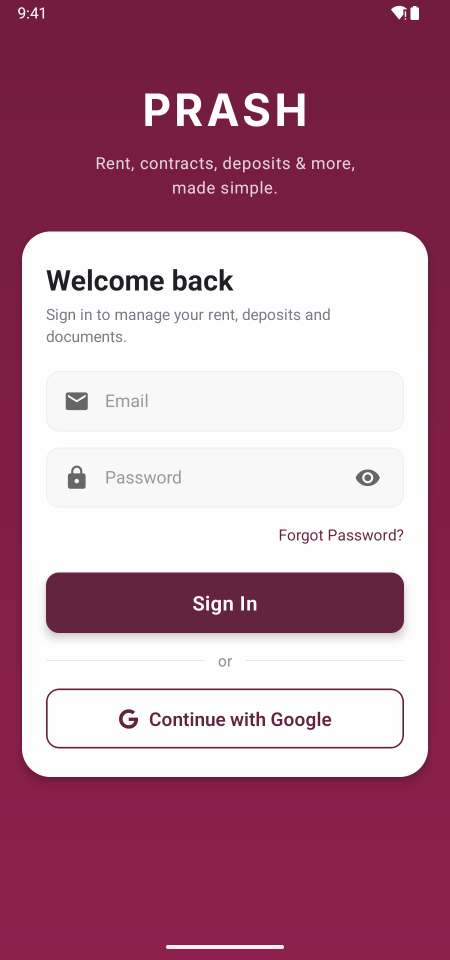
#> input picture store-assets/screenshots-raw/01-login.png, 900 x 1920 px (shown at 1/2 size); its folder holds only this picture in this run
$ python compose.py
#> lines starting #> are read from the running program, lines starting #| are printed output that depends on the picture
# Builds store screenshots: raw app screen in a phone frame on a fixed brand gradient, a headline with a highlighted
# phrase.
# Usage: python3 compose.py   (reads screenshots-raw/*.png, writes screenshots/play, appstore-6.9, appstore-6.5)
import os, glob
from PIL import Image, ImageDraw, ImageFont, ImageFilter
HERE = os.path.dirname(os.path.abspath(__file__))
FONT = "/Users/dhruv/Documents/Projects/PRASH/PRASH/prash/android/app/src/main/assets/fonts/Inter-%s.ttf"
HI = (255, 196, 214)  # highlight colour (soft pink) on the dark gradient
# key: headline parts [(text, highlighted)]
COPY = {
 "01-login": ([("Sign in ", 0), ("your way", 1)]),
 "02-home": ([("Everything you owe, ", 0), ("at a glance", 1)]),
 "03-pay-in-order": ([("Pay ", 0), ("in the right order", 1)]),
 "04-checkout-review": ([("Review, then ", 0), ("slide to pay", 1)]),
 "05-rent": ([("Monthly rent, ", 0), ("always clear", 1)]),
 "06-extras": ([("Extra charges, ", 0), ("itemised", 1)]),
 "07-container-charges": ([("Container charges, ", 0), ("simplified", 1)]),
 "08-security-deposit": ([("Security deposit ", 0), ("with receipts", 1)]),
 "09-shop-documents": ([("Contracts and licences ", 0), ("in one place", 1)]),
 "10-notifications": ([("Never miss ", 0), ("a due date", 1)]),
 "11-account": ([("Your details, ", 0), ("always at hand", 1)]),
 "12-more-sheet": ([("Everything ", 0), ("one tap away", 1)]),
 "13-forgot-password": ([("Reset your password ", 0), ("in seconds", 1)]),
}
SIZES = {"play": (1080, 1920), "appstore-6.9": (1320, 2868), "appstore-6.5": (1284, 2778)}

def background(W, H):
    # fixed gradient: near-black plum at the top, brand maroon in the middle, brighter rose at the bottom
    stops = [(0.0, (22, 6, 16)), (0.38, (74, 16, 42)), (0.72, (114, 28, 63)), (1.0, (176, 52, 104))]
    col = Image.new("RGB", (1, H))
    for y in range(H):
        t = y / (H - 1)
        for (a, ca), (b, cb) in zip(stops, stops[1:]):
            if a <= t <= b:
                u = (t - a) / (b - a)
                col.putpixel((0, y), tuple(int(ca[i] + (cb[i] - ca[i]) * u) for i in range(3)))
                break
    return col.resize((W, H))

def draw_headline(d, parts, W, y, font):
    words = [(w, h) for text, h in parts for w in text.split()]
    space = d.textlength(" ", font=font)
    width = lambda ln: sum(d.textlength(w, font=font) for w, _ in ln) + space * (len(ln) - 1)
    limit = W * 0.86
    lines = [words]
    if width(words) > limit:  # 2 lines, split where the longer line is shortest (balanced)
        best = min(range(1, len(words)), key=lambda i: max(width(words[:i]), width(words[i:])))
        lines = [words[:best], words[best:]]
        if max(width(l) for l in lines) > limit:  # 3 lines
            best3 = min(((i, j) for i in range(1, len(words)) for j in range(i + 1, len(words))),
                        key=lambda ij: max(width(words[:ij[0]]), width(words[ij[0]:ij[1]]), width(words[ij[1]:])))
            lines = [words[:best3[0]], words[best3[0]:best3[1]], words[best3[1]:]]
    lead = int(font.size * 1.22)
    for ln in lines:
        x = (W - width(ln)) / 2
        for w, h in ln:
            d.text((x, y), w, font=font, fill=HI if h else "white")
            x += d.textlength(w, font=font) + space
        y += lead
    return y

def phone_img(raw, pw, bz, r):
    ph = int(pw * raw.height / raw.width)
    img = Image.new("RGBA", (pw + 2 * bz, ph + 2 * bz), (0, 0, 0, 0))
    ImageDraw.Draw(img).rounded_rectangle((0, 0, img.width - 1, img.height - 1), r + bz, fill=(12, 8, 14, 255))
    mask = Image.new("L", (pw, ph), 0); ImageDraw.Draw(mask).rounded_rectangle((0, 0, pw - 1, ph - 1), r, fill=255)
    img.paste(raw.convert("RGB").resize((pw, ph), Image.LANCZOS), (bz, bz), mask)
    return img

def shadow(size, box, radius, alpha=90, blur=28, dy=18):
    sh = Image.new("RGBA", size, (0, 0, 0, 0))
    ImageDraw.Draw(sh).rounded_rectangle((box[0], box[1] + dy, box[2], box[3] + dy), radius, fill=(0, 0, 0, alpha))
    return sh.filter(ImageFilter.GaussianBlur(blur))

def compose(raw, parts, W, H):
    img = background(W, H).convert("RGBA"); d = ImageDraw.Draw(img)
    font = ImageFont.truetype(FONT % "SemiBold", int(W * 0.074))
    y0 = int(H * 0.06)
    y = draw_headline(d, parts, W, y0, font)
    top = max(y + int(W * 0.06), int(H * 0.215))
    pw = int(W * 0.78); bz = int(W * 0.012); r = int(W * 0.07)
    phone = phone_img(raw, pw, bz, r); px = (W - phone.width) // 2
    img = Image.alpha_composite(img, shadow(img.size, (px, top, px + phone.width, top + phone.height), r + bz))
    img.alpha_composite(phone, (px, top))
    return img.convert("RGB")

if __name__ == "__main__":
    for path in sorted(glob.glob(os.path.join(HERE, "screenshots-raw", "*.png"))):
        key = os.path.basename(path)[:-4]
        if key not in COPY: continue
        raw = Image.open(path)
#> raw is the input picture: PIL image 900x1920 RGBA; mean R, G, B, A 182.1, 131.9, 152.8, 255
        for folder, (W, H) in SIZES.items():
            out = os.path.join(HERE, "screenshots", folder); os.makedirs(out, exist_ok=True)
            compose(raw, COPY[key], W, H).save(os.path.join(out, key + ".png"))
#> this loop made 3 passes
#> (y in compose, top in compose) on passes 1 to 3: (211, 412), (290, 616), (281, 597)
#> pass 1, in compose, `img = background(W, H).convert('RGBA')`:
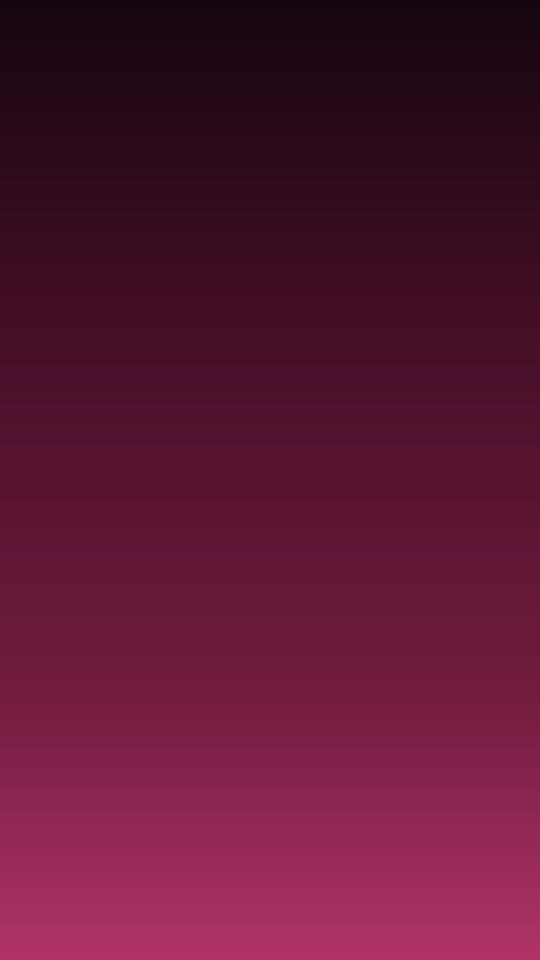
#> img: PIL image 1080x1920 RGBA (shown at 1/2 size); mean R, G, B, A 90.3, 22.4, 51.8, 255
#> pass 1, in compose, `phone = phone_img(raw, pw, bz, r)`:
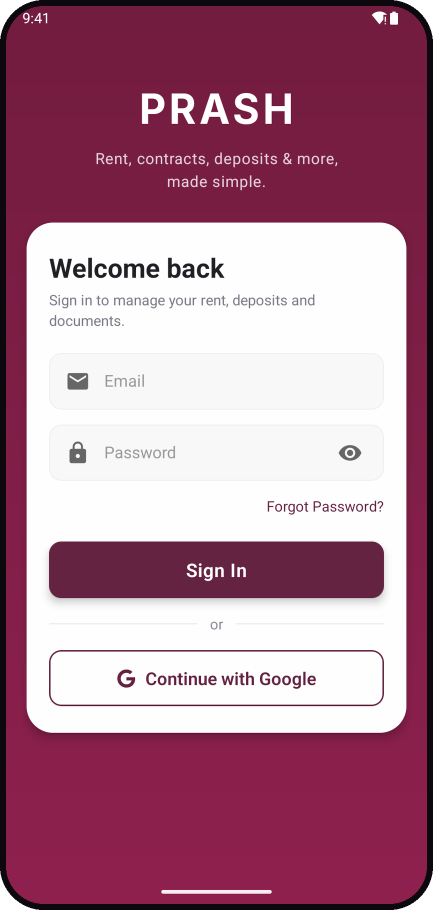
#> phone: PIL image 866x1820 RGBA (shown at 1/2 size); mean R, G, B, A 174.8, 126.7, 146.9, 253.9; transparent parts drawn white
        print("composed", key)

$ run again, on store-assets/screenshots-raw/05-rent.png
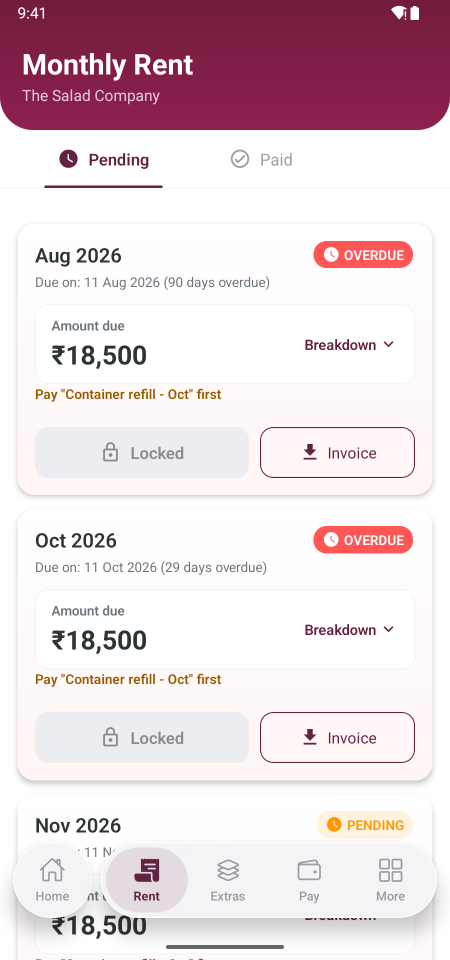
#> input picture store-assets/screenshots-raw/05-rent.png, 900 x 1920 px (shown at 1/2 size)
#> raw is the input picture: PIL image 900x1920 RGBA; mean R, G, B, A 230.7, 214, 219.5, 255
#> the loop `for folder, (W, H) in SIZES.items():` made 3 passes
#> (y in compose, top in compose) on passes 1 to 3: (307, 412), (408, 616), (396, 597)
#> pass 1, in compose, `phone = phone_img(raw, pw, bz, r)`:
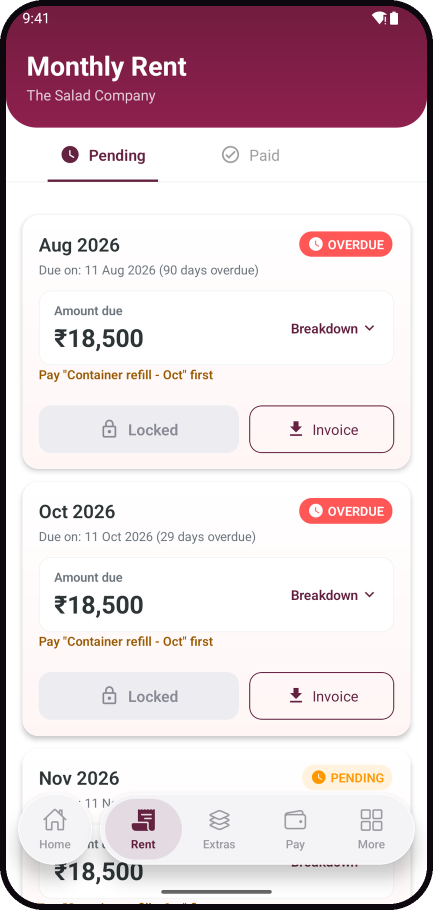
#> phone: PIL image 866x1820 RGBA (shown at 1/2 size); mean R, G, B, A 221.2, 205.1, 210.6, 253.9; transparent parts drawn white

$ run again, on store-assets/screenshots-raw/06-extras.png
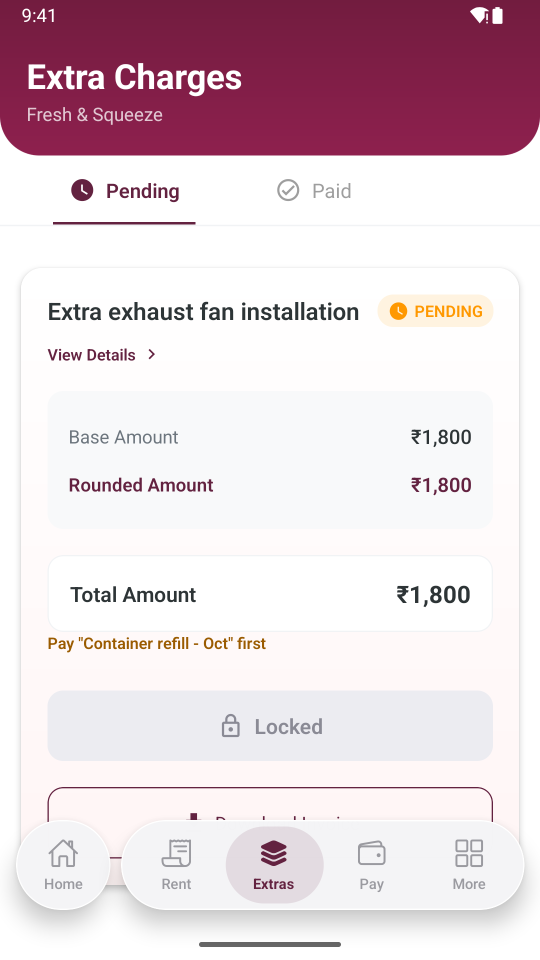
#> input picture store-assets/screenshots-raw/06-extras.png, 1080 x 1920 px (shown at 1/2 size)
#> raw is the input picture: PIL image 1080x1920 RGBA; mean R, G, B, A 227.6, 210.6, 217.3, 255
#> the loop `for folder, (W, H) in SIZES.items():` made 3 passes
#> (y in compose, top in compose) on passes 1 to 3: (307, 412), (408, 616), (396, 597)
#> pass 1, in compose, `phone = phone_img(raw, pw, bz, r)`:
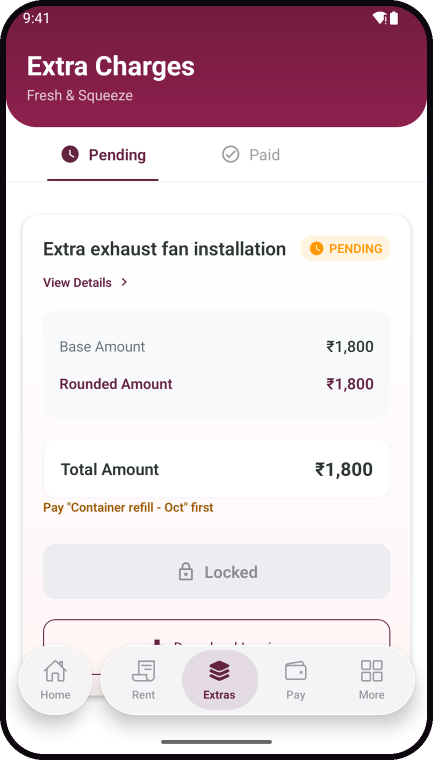
#> phone: PIL image 866x1520 RGBA (shown at 1/2 size); mean R, G, B, A 217.6, 201.3, 207.9, 253.7; transparent parts drawn white

$ run again, on store-assets/screenshots-raw/07-container-charges.png
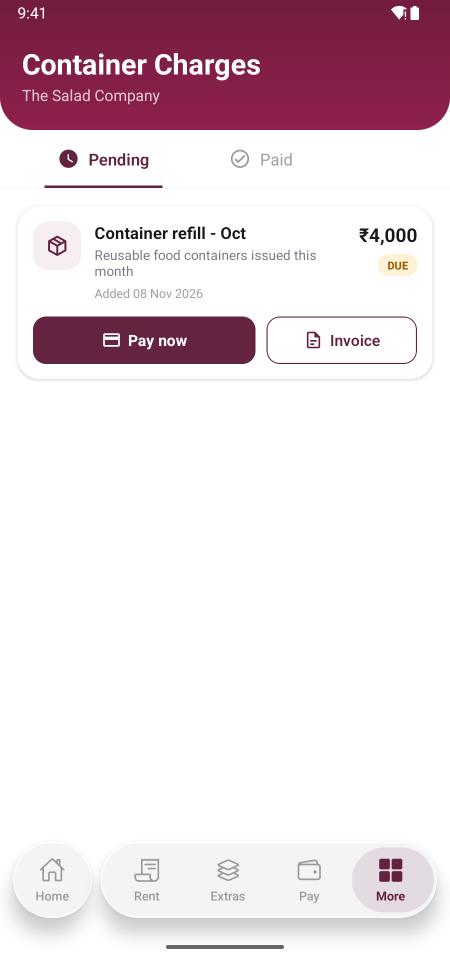
#> input picture store-assets/screenshots-raw/07-container-charges.png, 900 x 1920 px (shown at 1/2 size)
#> raw is the input picture: PIL image 900x1920 RGBA; mean R, G, B, A 231.2, 216.6, 222.9, 255
#> the loop `for folder, (W, H) in SIZES.items():` made 3 passes
#> (y in compose, top in compose) on passes 1 to 3: (307, 412), (408, 616), (396, 597)
#> pass 1, in compose, `phone = phone_img(raw, pw, bz, r)`:
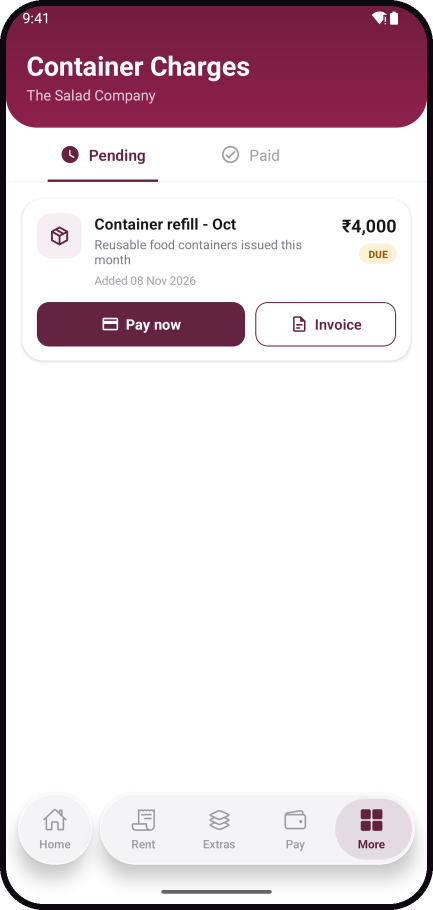
#> phone: PIL image 866x1820 RGBA (shown at 1/2 size); mean R, G, B, A 221.6, 207.7, 213.8, 253.9; transparent parts drawn white

$ run again, on store-assets/screenshots-raw/02-home.png
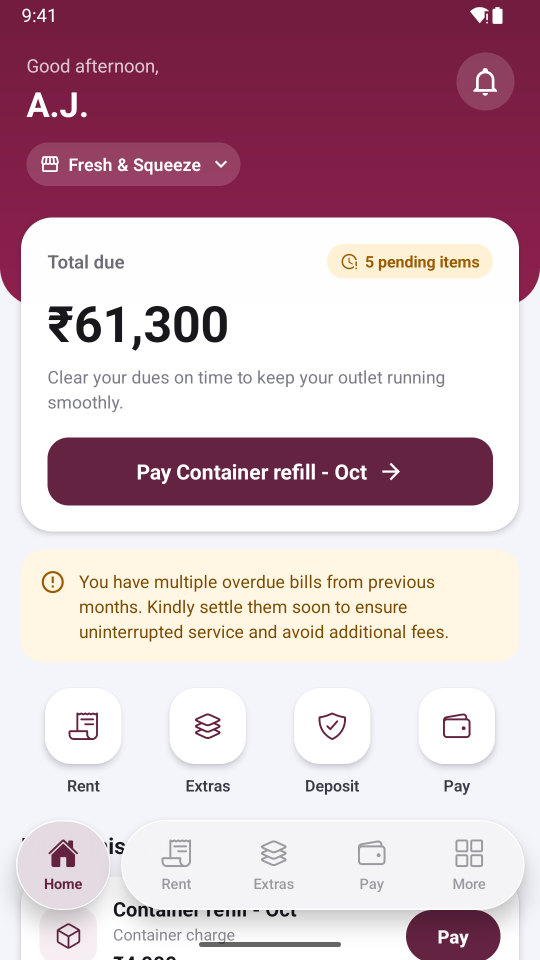
#> input picture store-assets/screenshots-raw/02-home.png, 1080 x 1920 px (shown at 1/2 size)
#> raw is the input picture: PIL image 1080x1920 RGBA; mean R, G, B, A 206.9, 179.8, 189.1, 255
#> the loop `for folder, (W, H) in SIZES.items():` made 3 passes
#> (y in compose, top in compose) on passes 1 to 3: (307, 412), (408, 616), (396, 597)
#> pass 1, in compose, `phone = phone_img(raw, pw, bz, r)`:
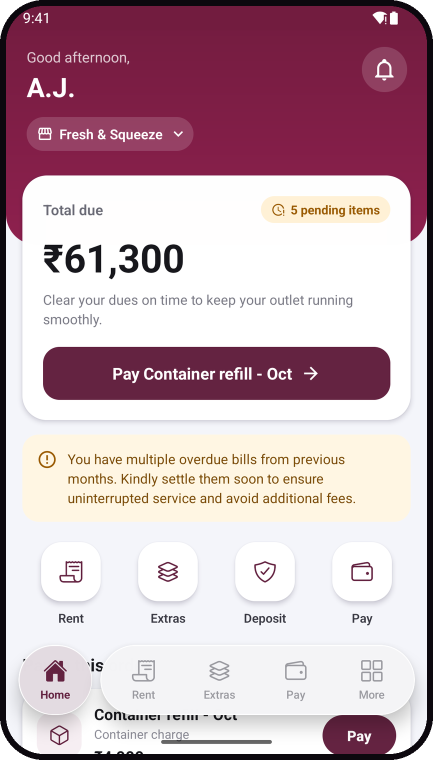
#> phone: PIL image 866x1520 RGBA (shown at 1/2 size); mean R, G, B, A 197.7, 171.8, 180.9, 253.7; transparent parts drawn white
